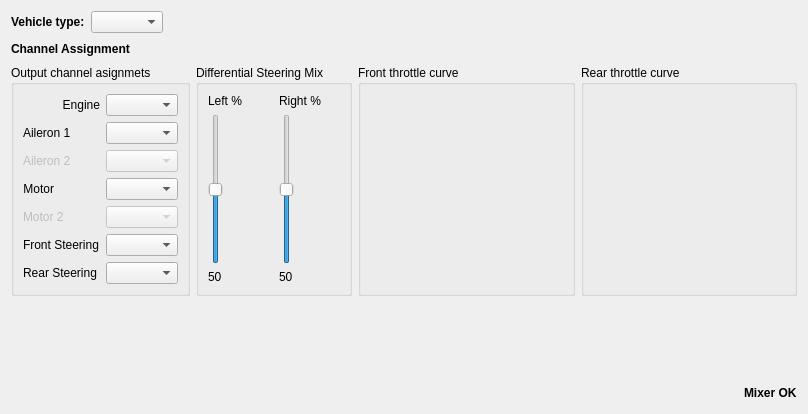
         <widget class="QWidget" name="scrollAreaWidgetContents_3">
          <property name="geometry">
           <rect>
            <x>0</x>
            <y>0</y>
            <width>808</width>
            <height>414</height>
           </rect>
          </property>
          <layout class="QVBoxLayout" name="verticalLayout_11">
           <item>
            <layout class="QVBoxLayout" name="verticalLayout_61">
             <item>
              <layout class="QHBoxLayout" name="horizontalLayout_31">
               <item>
                <widget class="QLabel" name="label_51">
                 <property name="sizePolicy">
                  <sizepolicy hsizetype="Minimum" vsizetype="Preferred">
                   <horstretch>0</horstretch>
                   <verstretch>0</verstretch>
                  </sizepolicy>
                 </property>
                 <property name="font">
                  <font>
                   <weight>75</weight>
                   <bold>true</bold>
                  </font>
                 </property>
                 <property name="text">
                  <string>Vehicle type:</string>
                 </property>
                </widget>
               </item>
               <item>
                <widget class="QComboBox" name="cb_groundVehicleType"/>
               </item>
               <item>
                <spacer name="horizontalSpacer_31">
                 <property name="orientation">
                  <enum>Qt::Horizontal</enum>
                 </property>
                 <property name="sizeHint" stdset="0">
                  <size>
                   <width>40</width>
                   <height>20</height>
                  </size>
                 </property>
                </spacer>
               </item>
              </layout>
             </item>
             <item>
              <layout class="QHBoxLayout" name="horizontalLayout_33">
               <item>
                <widget class="QLabel" name="label_7">
                 <property name="font">
                  <font>
                   <weight>75</weight>
                   <bold>true</bold>
                  </font>
                 </property>
                 <property name="text">
                  <string>Channel Assignment</string>
                 </property>
                </widget>
               </item>
               <item>
                <spacer name="horizontalSpacer_15">
                 <property name="orientation">
                  <enum>Qt::Horizontal</enum>
                 </property>
                 <property name="sizeHint" stdset="0">
                  <size>
                   <width>40</width>
                   <height>20</height>
                  </size>
                 </property>
                </spacer>
               </item>
              </layout>
             </item>
             <item>
              <layout class="QHBoxLayout" name="horizontalLayout_41">
               <item>
                <widget class="QGroupBox" name="groupBox_7">
                 <property name="sizePolicy">
                  <sizepolicy hsizetype="Preferred" vsizetype="Expanding">
                   <horstretch>0</horstretch>
                   <verstretch>0</verstretch>
                  </sizepolicy>
                 </property>
                 <property name="minimumSize">
                  <size>
                   <width>0</width>
                   <height>100</height>
                  </size>
                 </property>
                 <property name="title">
                  <string>Output channel asignmets</string>
                 </property>
                 <layout class="QFormLayout" name="formLayout_5">
                  <item row="0" column="0">
                   <widget class="QLabel" name="gvEngineLabel">
                    <property name="minimumSize">
                     <size>
                      <width>77</width>
                      <height>0</height>
                     </size>
                    </property>
                    <property name="text">
                     <string>Engine</string>
                    </property>
                    <property name="alignment">
                     <set>Qt::AlignRight|Qt::AlignTrailing|Qt::AlignVCenter</set>
                    </property>
                   </widget>
                  </item>
                  <item row="0" column="1">
                   <widget class="QComboBox" name="cb_gvEngineChannelBox">
                    <property name="toolTip">
                     <string>Select output channel for the engine</string>
                    </property>
                   </widget>
                  </item>
                  <item row="1" column="0">
                   <widget class="QLabel" name="gvAileron1Label">
                    <property name="minimumSize">
                     <size>
                      <width>60</width>
                      <height>0</height>
                     </size>
                    </property>
                    <property name="text">
                     <string>Aileron 1</string>
                    </property>
                   </widget>
                  </item>
                  <item row="1" column="1">
                   <widget class="QComboBox" name="cb_gvAileron1ChannelBox">
                    <property name="toolTip">
                     <string>Select output channel for the first aileron (or elevon)</string>
                    </property>
                   </widget>
                  </item>
                  <item row="2" column="0">
                   <widget class="QLabel" name="gvAileron2Label">
                    <property name="enabled">
                     <bool>false</bool>
                    </property>
                    <property name="minimumSize">
                     <size>
                      <width>60</width>
                      <height>0</height>
                     </size>
                    </property>
                    <property name="text">
                     <string>Aileron 2</string>
                    </property>
                   </widget>
                  </item>
                  <item row="2" column="1">
                   <widget class="QComboBox" name="cb_gvAileron2ChannelBox">
                    <property name="enabled">
                     <bool>false</bool>
                    </property>
                    <property name="toolTip">
                     <string>Select output channel for the second aileron (or elevon)</string>
                    </property>
                   </widget>
                  </item>
                  <item row="3" column="0">
                   <widget class="QLabel" name="gvMotor1Label">
                    <property name="minimumSize">
                     <size>
                      <width>0</width>
                      <height>0</height>
                     </size>
                    </property>
                    <property name="text">
                     <string>Motor</string>
                    </property>
                    <property name="alignment">
                     <set>Qt::AlignRight|Qt::AlignTrailing|Qt::AlignVCenter</set>
                    </property>
                   </widget>
                  </item>
                  <item row="3" column="1">
                   <widget class="QComboBox" name="cb_gvMotor1ChannelBox">
                    <property name="toolTip">
                     <string>Select output channel for the first motor</string>
                    </property>
                   </widget>
                  </item>
                  <item row="4" column="0">
                   <widget class="QLabel" name="gvMotor2Label">
                    <property name="enabled">
                     <bool>false</bool>
                    </property>
                    <property name="minimumSize">
                     <size>
                      <width>47</width>
                      <height>0</height>
                     </size>
                    </property>
                    <property name="text">
                     <string>Motor 2</string>
                    </property>
                   </widget>
                  </item>
                  <item row="4" column="1">
                   <widget class="QComboBox" name="cb_gvMotor2ChannelBox">
                    <property name="enabled">
                     <bool>false</bool>
                    </property>
                    <property name="toolTip">
                     <string>Select output channel for a second motor</string>
                    </property>
                   </widget>
                  </item>
                  <item row="5" column="0">
                   <widget class="QLabel" name="gvSteering1Label">
                    <property name="text">
                     <string>Front Steering</string>
                    </property>
                   </widget>
                  </item>
                  <item row="5" column="1">
                   <widget class="QComboBox" name="cb_gvSteering1ChannelBox">
                    <property name="toolTip">
                     <string>Select output channel for the first steering actuator</string>
                    </property>
                   </widget>
                  </item>
                  <item row="6" column="0">
                   <widget class="QLabel" name="gvSteering2Label">
                    <property name="text">
                     <string>Rear Steering</string>
                    </property>
                   </widget>
                  </item>
                  <item row="6" column="1">
                   <widget class="QComboBox" name="cb_gvSteering2ChannelBox">
                    <property name="toolTip">
                     <string>Select output channel for a second steering actuator</string>
                    </property>
                   </widget>
                  </item>
                 </layout>
                </widget>
               </item>
               <item>
                <widget class="QGroupBox" name="differentialSteeringMixBox">
                 <property name="enabled">
                  <bool>true</bool>
                 </property>
                 <property name="sizePolicy">
                  <sizepolicy hsizetype="Preferred" vsizetype="Expanding">
                   <horstretch>0</horstretch>
                   <verstretch>0</verstretch>
                  </sizepolicy>
                 </property>
                 <property name="title">
                  <string>Differential Steering Mix</string>
                 </property>
                 <layout class="QVBoxLayout" name="verticalLayout_33">
                  <item>
                   <layout class="QHBoxLayout" name="horizontalLayout_30">
                    <item>
                     <layout class="QVBoxLayout" name="verticalLayout_34">
                      <item>
                       <widget class="QLabel" name="differentialSteeringLabel1">
                        <property name="minimumSize">
                         <size>
                          <width>65</width>
                          <height>0</height>
                         </size>
                        </property>
                        <property name="text">
                         <string>Left %</string>
                        </property>
                       </widget>
                      </item>
                      <item>
                       <widget class="QSlider" name="differentialSteeringSlider1">
                        <property name="maximum">
                         <number>100</number>
                        </property>
                        <property name="value">
                         <number>50</number>
                        </property>
                        <property name="orientation">
                         <enum>Qt::Vertical</enum>
                        </property>
                       </widget>
                      </item>
                      <item>
                       <widget class="QLabel" name="gvDiffSteering1Label">
                        <property name="text">
                         <string>50</string>
                        </property>
                       </widget>
                      </item>
                     </layout>
                    </item>
                    <item>
                     <layout class="QVBoxLayout" name="verticalLayout_35">
                      <item>
                       <widget class="QLabel" name="differentialSteeringLabel2">
                        <property name="minimumSize">
                         <size>
                          <width>50</width>
                          <height>0</height>
                         </size>
                        </property>
                        <property name="text">
                         <string>Right %</string>
                        </property>
                       </widget>
                      </item>
                      <item>
                       <widget class="QSlider" name="differentialSteeringSlider2">
                        <property name="maximum">
                         <number>100</number>
                        </property>
                        <property name="value">
                         <number>50</number>
                        </property>
                        <property name="orientation">
                         <enum>Qt::Vertical</enum>
                        </property>
                       </widget>
                      </item>
                      <item>
                       <widget class="QLabel" name="gvDiffSteering2Label">
                        <property name="text">
                         <string>50</string>
                        </property>
                       </widget>
                      </item>
                     </layout>
                    </item>
                   </layout>
                  </item>
                 </layout>
                </widget>
               </item>
               <item>
                <widget class="QGroupBox" name="gvThrottleCurve1GroupBox">
                 <property name="sizePolicy">
                  <sizepolicy hsizetype="Preferred" vsizetype="Preferred">
                   <horstretch>0</horstretch>
                   <verstretch>100</verstretch>
                  </sizepolicy>
                 </property>
                 <property name="title">
                  <string>Front throttle curve</string>
                 </property>
                 <layout class="QVBoxLayout" name="verticalLayout_36">
                  <item>
                   <widget class="MixerCurve" name="groundVehicleThrottle1" native="true">
                    <property name="sizePolicy">
                     <sizepolicy hsizetype="MinimumExpanding" vsizetype="MinimumExpanding">
                      <horstretch>0</horstretch>
                      <verstretch>0</verstretch>
                     </sizepolicy>
                    </property>
                    <property name="minimumSize">
                     <size>
                      <width>0</width>
                      <height>0</height>
                     </size>
                    </property>
                    <property name="maximumSize">
                     <size>
                      <width>500</width>
                      <height>500</height>
                     </size>
                    </property>
                    <property name="sizeIncrement">
                     <size>
                      <width>10</width>
                      <height>10</height>
                     </size>
                    </property>
                    <property name="baseSize">
                     <size>
                      <width>300</width>
                      <height>350</height>
                     </size>
                    </property>
                   </widget>
                  </item>
                 </layout>
                </widget>
               </item>
               <item>
                <widget class="QGroupBox" name="gvThrottleCurve2GroupBox">
                 <property name="sizePolicy">
                  <sizepolicy hsizetype="Preferred" vsizetype="Preferred">
                   <horstretch>0</horstretch>
                   <verstretch>0</verstretch>
                  </sizepolicy>
                 </property>
                 <property name="title">
                  <string>Rear throttle curve</string>
                 </property>
                 <layout class="QVBoxLayout" name="verticalLayout_37">
                  <item>
                   <widget class="MixerCurve" name="groundVehicleThrottle2" native="true">
                    <property name="sizePolicy">
                     <sizepolicy hsizetype="MinimumExpanding" vsizetype="MinimumExpanding">
                      <horstretch>0</horstretch>
                      <verstretch>0</verstretch>
                     </sizepolicy>
                    </property>
                    <property name="minimumSize">
                     <size>
                      <width>0</width>
                      <height>0</height>
                     </size>
                    </property>
                    <property name="maximumSize">
                     <size>
                      <width>500</width>
                      <height>500</height>
                     </size>
                    </property>
                    <property name="sizeIncrement">
                     <size>
                      <width>10</width>
                      <height>10</height>
                     </size>
                    </property>
                    <property name="baseSize">
                     <size>
                      <width>300</width>
                      <height>350</height>
                     </size>
                    </property>
                   </widget>
                  </item>
                 </layout>
                </widget>
               </item>
              </layout>
             </item>
             <item>
              <spacer name="verticalSpacer_1">
               <property name="orientation">
                <enum>Qt::Vertical</enum>
               </property>
               <property name="sizeHint" stdset="0">
                <size>
                 <width>20</width>
                 <height>40</height>
                </size>
               </property>
              </spacer>
             </item>
             <item>
              <layout class="QHBoxLayout" name="horizontalLayout_28">
               <item>
                <spacer name="horizontalSpacer_21">
                 <property name="orientation">
                  <enum>Qt::Horizontal</enum>
                 </property>
                 <property name="sizeHint" stdset="0">
                  <size>
                   <width>40</width>
                   <height>20</height>
                  </size>
                 </property>
                </spacer>
               </item>
               <item>
                <widget class="QLabel" name="gvStatusLabel">
                 <property name="font">
                  <font>
                   <weight>75</weight>
                   <bold>true</bold>
                  </font>
                 </property>
                 <property name="text">
                  <string>Mixer OK</string>
                 </property>
                </widget>
               </item>
              </layout>
             </item>
            </layout>
           </item>
          </layout>
         </widget>
